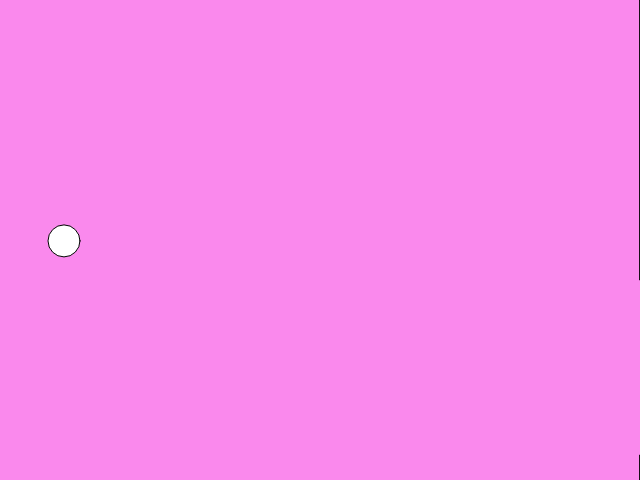
Frame 1 (no input)
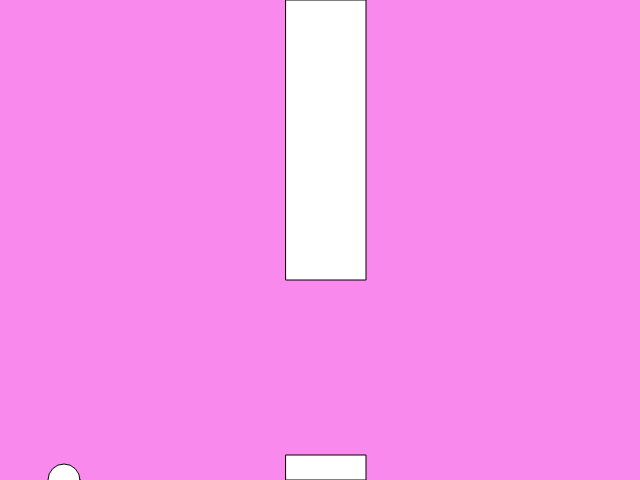
Frame 60 (no input)
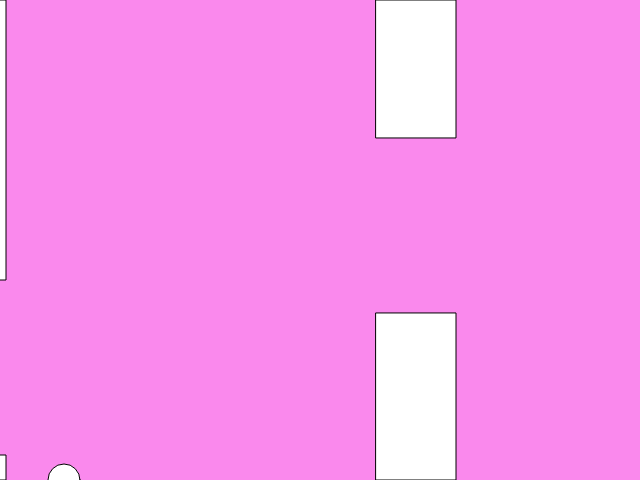
Frame 120 (the mouse pressed at the canvas centre since frame 60)

The p5.js sketch that drew these frames (run headless with seeded random() and noise() and a simulated clock; from frame 60 on, the mouse is pressed at the canvas centre):

// p5.js sketch
// ── sketch.js
var bird; //holds variety of things, text or numbers
var pipes = []; //array


function setup() 
{
  createCanvas(640, 480); //canvas size
  bird = new Bird(); //set bird to Bird class
  pipes.push(new Pipe()); //same thing to pipe
}

function draw() //begins to draw objects
{
  background(250, 137, 237); //color black is 0, white is 255
  
  for(var i = pipes.length-1; i>= 0;   i--) //for loop
  {
    pipes[i].show(); //create graphics
    pipes[i].update(); //moves pipes across the screen
    if (pipes[i].hits(bird)) //create collision
    {
      console.log("HIT");
    }
    if (pipes[i].offscreen())
    {
      pipes.splice(i, 1); //premade function that subtracts array
      
    
    }
  }
  
  bird.update();
  bird.show();
  
  if(frameCount % 75 == 0) //remainder,  making new pipes
  {   
    pipes.push(new Pipe()); //if game is not pause, it'll keep going. will make new pipes 
  }
    
}

function keyPressed() 
{
  if(key == ' ') //making "space" a command
  {
    bird.up(); //bird will fly up if space is pressed
  }
}

// ── Bird.js
function Bird()
{
  this.y = height/2; //half of franme
  this.x = 64; 
  this.gravity = 0.9; //gravity
  this.lift = -18; //how much you lift
  this.velocity = 0; //y velocity how fast rising or falling 
  this.show = function()
  {
    fill(255); //color 
    ellipse(this.x, this.y, 32, 32); //position and size of bird
  }
  
  this.up = function()
  {
    this.velocity += this.lift; //incrementing total velocity with lift 
  }
  
  this.update = function()
  {
    this.velocity += this.gravity; //apply gravity to velocity 
    this.y += this.velocity;
    
    if (this.y > height) //apply boundary so you can't fly out of boundary
    {
      this.y = height;
      this.velocity = 0;
    }
    
    if (this.y < 0) //apply boundary
    {
      this.y = 0;
      this.velocity =0;
    }  
  }
}


// ── Pipes.js
function Pipe()
{
  this.spacing = 175; //bird fly through this
  this.top = random(height / 6, 3/4 * height); //random top pipe
  this.bottom = height - (this.top + this.spacing); //random bottom pipe
  this.x = width; //width
  this.w = 80; //just w 
  this.speed = 6; //how fast pipe move across screen
  this.highlight = false; 
  
  this.hits = function(bird) //pass function require bird object to exist
  {
    if(bird.y < this.top || bird.y > height - this.bottom) //check y value
    {
      if (bird.x > this.x && bird.x < this.x + this.w) //if x value same for top and bottom, both must be true
      {
        this.highlight = true;
        return true;
      }
    }
    this.highlight = false; 
    return false;    
  }
  
  this.show = function()
  {
    fill(255); //white
    if (this.highlight)//if highlight returns true
    {
      fill(255, 0, 0); //3 numbers measuring 3 different colors RGB. (completely red)
    }
    rect(this.x, 0, this.w, this.top); //draw rectangle
    rect(this.x, height-this.bottom, this.w, this.bottom); //width and height
  }
  
  this.update = function()
  {
    this.x -= this.speed; //update speed
  }
  
  this.offscreen = function()
  {
    if(this.x < -this.w) 
    {
     return true; 
    }
    else 
    {
      return false;
    }
  } 
}
